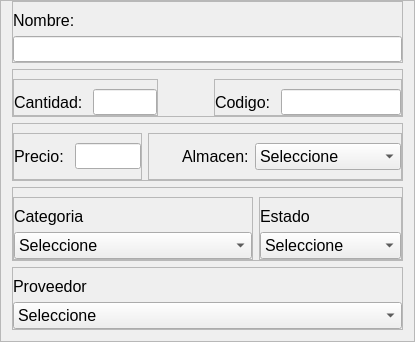
                         <widget class="QFrame" name="frame_33">
                          <property name="maximumSize">
                           <size>
                            <width>415</width>
                            <height>16777215</height>
                           </size>
                          </property>
                          <property name="frameShape">
                           <enum>QFrame::StyledPanel</enum>
                          </property>
                          <property name="frameShadow">
                           <enum>QFrame::Raised</enum>
                          </property>
                          <layout class="QVBoxLayout" name="verticalLayout_2">
                           <property name="topMargin">
                            <number>0</number>
                           </property>
                           <item>
                            <widget class="QFrame" name="frame_25">
                             <property name="minimumSize">
                              <size>
                               <width>0</width>
                               <height>45</height>
                              </size>
                             </property>
                             <property name="frameShape">
                              <enum>QFrame::StyledPanel</enum>
                             </property>
                             <property name="frameShadow">
                              <enum>QFrame::Raised</enum>
                             </property>
                             <layout class="QVBoxLayout" name="verticalLayout_21">
                              <property name="leftMargin">
                               <number>0</number>
                              </property>
                              <property name="topMargin">
                               <number>9</number>
                              </property>
                              <property name="rightMargin">
                               <number>0</number>
                              </property>
                              <property name="bottomMargin">
                               <number>0</number>
                              </property>
                              <item>
                               <widget class="QLabel" name="label_11">
                                <property name="font">
                                 <font>
                                  <pointsize>12</pointsize>
                                 </font>
                                </property>
                                <property name="text">
                                 <string>Nombre: </string>
                                </property>
                                <property name="alignment">
                                 <set>Qt::AlignLeading|Qt::AlignLeft|Qt::AlignVCenter</set>
                                </property>
                               </widget>
                              </item>
                              <item>
                               <widget class="QLineEdit" name="inputNombre">
                                <property name="font">
                                 <font>
                                  <pointsize>11</pointsize>
                                 </font>
                                </property>
                               </widget>
                              </item>
                             </layout>
                            </widget>
                           </item>
                           <item>
                            <widget class="QFrame" name="frame_34">
                             <property name="minimumSize">
                              <size>
                               <width>0</width>
                               <height>42</height>
                              </size>
                             </property>
                             <property name="frameShape">
                              <enum>QFrame::StyledPanel</enum>
                             </property>
                             <property name="frameShadow">
                              <enum>QFrame::Raised</enum>
                             </property>
                             <layout class="QHBoxLayout" name="horizontalLayout_25">
                              <property name="leftMargin">
                               <number>0</number>
                              </property>
                              <property name="topMargin">
                               <number>9</number>
                              </property>
                              <property name="rightMargin">
                               <number>0</number>
                              </property>
                              <property name="bottomMargin">
                               <number>0</number>
                              </property>
                              <item>
                               <widget class="QFrame" name="frame_23">
                                <property name="minimumSize">
                                 <size>
                                  <width>0</width>
                                  <height>35</height>
                                 </size>
                                </property>
                                <property name="maximumSize">
                                 <size>
                                  <width>145</width>
                                  <height>16777215</height>
                                 </size>
                                </property>
                                <property name="frameShape">
                                 <enum>QFrame::StyledPanel</enum>
                                </property>
                                <property name="frameShadow">
                                 <enum>QFrame::Raised</enum>
                                </property>
                                <layout class="QHBoxLayout" name="horizontalLayout_15">
                                 <property name="leftMargin">
                                  <number>0</number>
                                 </property>
                                 <property name="rightMargin">
                                  <number>0</number>
                                 </property>
                                 <property name="bottomMargin">
                                  <number>0</number>
                                 </property>
                                 <item>
                                  <widget class="QLabel" name="label_13">
                                   <property name="font">
                                    <font>
                                     <pointsize>12</pointsize>
                                    </font>
                                   </property>
                                   <property name="text">
                                    <string>Cantidad: </string>
                                   </property>
                                   <property name="alignment">
                                    <set>Qt::AlignLeading|Qt::AlignLeft|Qt::AlignVCenter</set>
                                   </property>
                                  </widget>
                                 </item>
                                 <item>
                                  <widget class="QLineEdit" name="inputCantidad">
                                   <property name="font">
                                    <font>
                                     <pointsize>11</pointsize>
                                    </font>
                                   </property>
                                  </widget>
                                 </item>
                                </layout>
                               </widget>
                              </item>
                              <item>
                               <spacer name="horizontalSpacer_2">
                                <property name="orientation">
                                 <enum>Qt::Horizontal</enum>
                                </property>
                                <property name="sizeHint" stdset="0">
                                 <size>
                                  <width>40</width>
                                  <height>20</height>
                                 </size>
                                </property>
                               </spacer>
                              </item>
                              <item>
                               <widget class="QFrame" name="frame_24">
                                <property name="minimumSize">
                                 <size>
                                  <width>0</width>
                                  <height>35</height>
                                 </size>
                                </property>
                                <property name="frameShape">
                                 <enum>QFrame::StyledPanel</enum>
                                </property>
                                <property name="frameShadow">
                                 <enum>QFrame::Raised</enum>
                                </property>
                                <layout class="QHBoxLayout" name="horizontalLayout_20">
                                 <property name="leftMargin">
                                  <number>0</number>
                                 </property>
                                 <property name="rightMargin">
                                  <number>0</number>
                                 </property>
                                 <property name="bottomMargin">
                                  <number>0</number>
                                 </property>
                                 <item>
                                  <widget class="QLabel" name="label_24">
                                   <property name="font">
                                    <font>
                                     <pointsize>12</pointsize>
                                    </font>
                                   </property>
                                   <property name="text">
                                    <string>Codigo: </string>
                                   </property>
                                   <property name="alignment">
                                    <set>Qt::AlignLeading|Qt::AlignLeft|Qt::AlignVCenter</set>
                                   </property>
                                  </widget>
                                 </item>
                                 <item>
                                  <widget class="QLineEdit" name="inputCodigo">
                                   <property name="maximumSize">
                                    <size>
                                     <width>120</width>
                                     <height>16777215</height>
                                    </size>
                                   </property>
                                   <property name="font">
                                    <font>
                                     <pointsize>11</pointsize>
                                    </font>
                                   </property>
                                  </widget>
                                 </item>
                                </layout>
                               </widget>
                              </item>
                             </layout>
                            </widget>
                           </item>
                           <item>
                            <widget class="QFrame" name="frame_40">
                             <property name="minimumSize">
                              <size>
                               <width>0</width>
                               <height>42</height>
                              </size>
                             </property>
                             <property name="frameShape">
                              <enum>QFrame::StyledPanel</enum>
                             </property>
                             <property name="frameShadow">
                              <enum>QFrame::Raised</enum>
                             </property>
                             <layout class="QHBoxLayout" name="horizontalLayout_27">
                              <property name="leftMargin">
                               <number>0</number>
                              </property>
                              <property name="topMargin">
                               <number>9</number>
                              </property>
                              <property name="rightMargin">
                               <number>0</number>
                              </property>
                              <property name="bottomMargin">
                               <number>0</number>
                              </property>
                              <item>
                               <widget class="QFrame" name="frame_41">
                                <property name="minimumSize">
                                 <size>
                                  <width>0</width>
                                  <height>35</height>
                                 </size>
                                </property>
                                <property name="maximumSize">
                                 <size>
                                  <width>136</width>
                                  <height>16777215</height>
                                 </size>
                                </property>
                                <property name="frameShape">
                                 <enum>QFrame::StyledPanel</enum>
                                </property>
                                <property name="frameShadow">
                                 <enum>QFrame::Raised</enum>
                                </property>
                                <layout class="QHBoxLayout" name="horizontalLayout_28">
                                 <property name="leftMargin">
                                  <number>0</number>
                                 </property>
                                 <property name="rightMargin">
                                  <number>0</number>
                                 </property>
                                 <item>
                                  <widget class="QLabel" name="label_33">
                                   <property name="font">
                                    <font>
                                     <pointsize>12</pointsize>
                                    </font>
                                   </property>
                                   <property name="text">
                                    <string>Precio: </string>
                                   </property>
                                   <property name="alignment">
                                    <set>Qt::AlignLeading|Qt::AlignLeft|Qt::AlignVCenter</set>
                                   </property>
                                  </widget>
                                 </item>
                                 <item>
                                  <widget class="QLineEdit" name="inputPrecio">
                                   <property name="font">
                                    <font>
                                     <pointsize>11</pointsize>
                                    </font>
                                   </property>
                                  </widget>
                                 </item>
                                </layout>
                               </widget>
                              </item>
                              <item>
                               <widget class="QFrame" name="frame_42">
                                <property name="minimumSize">
                                 <size>
                                  <width>0</width>
                                  <height>35</height>
                                 </size>
                                </property>
                                <property name="frameShape">
                                 <enum>QFrame::StyledPanel</enum>
                                </property>
                                <property name="frameShadow">
                                 <enum>QFrame::Raised</enum>
                                </property>
                                <layout class="QHBoxLayout" name="horizontalLayout_29">
                                 <property name="leftMargin">
                                  <number>0</number>
                                 </property>
                                 <property name="rightMargin">
                                  <number>0</number>
                                 </property>
                                 <item>
                                  <spacer name="horizontalSpacer_3">
                                   <property name="orientation">
                                    <enum>Qt::Horizontal</enum>
                                   </property>
                                   <property name="sizeHint" stdset="0">
                                    <size>
                                     <width>40</width>
                                     <height>20</height>
                                    </size>
                                   </property>
                                  </spacer>
                                 </item>
                                 <item>
                                  <widget class="QLabel" name="label_34">
                                   <property name="font">
                                    <font>
                                     <pointsize>12</pointsize>
                                    </font>
                                   </property>
                                   <property name="text">
                                    <string>Almacen:</string>
                                   </property>
                                   <property name="alignment">
                                    <set>Qt::AlignLeading|Qt::AlignLeft|Qt::AlignVCenter</set>
                                   </property>
                                  </widget>
                                 </item>
                                 <item>
                                  <widget class="QComboBox" name="inputAlmacen">
                                   <property name="minimumSize">
                                    <size>
                                     <width>146</width>
                                     <height>0</height>
                                    </size>
                                   </property>
                                   <property name="font">
                                    <font>
                                     <pointsize>12</pointsize>
                                    </font>
                                   </property>
                                   <item>
                                    <property name="text">
                                     <string>Seleccione</string>
                                    </property>
                                   </item>
                                  </widget>
                                 </item>
                                </layout>
                               </widget>
                              </item>
                             </layout>
                            </widget>
                           </item>
                           <item>
                            <widget class="QFrame" name="frame_38">
                             <property name="minimumSize">
                              <size>
                               <width>0</width>
                               <height>42</height>
                              </size>
                             </property>
                             <property name="frameShape">
                              <enum>QFrame::StyledPanel</enum>
                             </property>
                             <property name="frameShadow">
                              <enum>QFrame::Raised</enum>
                             </property>
                             <layout class="QHBoxLayout" name="horizontalLayout_26">
                              <property name="leftMargin">
                               <number>0</number>
                              </property>
                              <property name="rightMargin">
                               <number>0</number>
                              </property>
                              <property name="bottomMargin">
                               <number>0</number>
                              </property>
                              <item>
                               <widget class="QFrame" name="frame_35">
                                <property name="minimumSize">
                                 <size>
                                  <width>240</width>
                                  <height>42</height>
                                 </size>
                                </property>
                                <property name="frameShape">
                                 <enum>QFrame::StyledPanel</enum>
                                </property>
                                <property name="frameShadow">
                                 <enum>QFrame::Raised</enum>
                                </property>
                                <layout class="QVBoxLayout" name="verticalLayout_22">
                                 <property name="leftMargin">
                                  <number>0</number>
                                 </property>
                                 <property name="topMargin">
                                  <number>9</number>
                                 </property>
                                 <property name="rightMargin">
                                  <number>0</number>
                                 </property>
                                 <property name="bottomMargin">
                                  <number>0</number>
                                 </property>
                                 <item>
                                  <widget class="QLabel" name="label_12">
                                   <property name="font">
                                    <font>
                                     <pointsize>12</pointsize>
                                    </font>
                                   </property>
                                   <property name="text">
                                    <string>Categoria</string>
                                   </property>
                                   <property name="alignment">
                                    <set>Qt::AlignLeading|Qt::AlignLeft|Qt::AlignVCenter</set>
                                   </property>
                                  </widget>
                                 </item>
                                 <item>
                                  <widget class="QComboBox" name="inputCategoria">
                                   <property name="font">
                                    <font>
                                     <pointsize>12</pointsize>
                                    </font>
                                   </property>
                                   <item>
                                    <property name="text">
                                     <string>Seleccione</string>
                                    </property>
                                   </item>
                                  </widget>
                                 </item>
                                </layout>
                               </widget>
                              </item>
                              <item>
                               <widget class="QFrame" name="frame_37">
                                <property name="minimumSize">
                                 <size>
                                  <width>0</width>
                                  <height>42</height>
                                 </size>
                                </property>
                                <property name="frameShape">
                                 <enum>QFrame::StyledPanel</enum>
                                </property>
                                <property name="frameShadow">
                                 <enum>QFrame::Raised</enum>
                                </property>
                                <layout class="QVBoxLayout" name="verticalLayout_24">
                                 <property name="leftMargin">
                                  <number>0</number>
                                 </property>
                                 <property name="topMargin">
                                  <number>9</number>
                                 </property>
                                 <property name="rightMargin">
                                  <number>0</number>
                                 </property>
                                 <property name="bottomMargin">
                                  <number>0</number>
                                 </property>
                                 <item>
                                  <widget class="QLabel" name="label_31">
                                   <property name="font">
                                    <font>
                                     <pointsize>12</pointsize>
                                    </font>
                                   </property>
                                   <property name="text">
                                    <string>Estado</string>
                                   </property>
                                   <property name="alignment">
                                    <set>Qt::AlignLeading|Qt::AlignLeft|Qt::AlignVCenter</set>
                                   </property>
                                  </widget>
                                 </item>
                                 <item>
                                  <widget class="QComboBox" name="inputEstado">
                                   <property name="font">
                                    <font>
                                     <pointsize>12</pointsize>
                                    </font>
                                   </property>
                                   <item>
                                    <property name="text">
                                     <string>Seleccione</string>
                                    </property>
                                   </item>
                                  </widget>
                                 </item>
                                </layout>
                               </widget>
                              </item>
                             </layout>
                            </widget>
                           </item>
                           <item>
                            <widget class="QFrame" name="frame_39">
                             <property name="minimumSize">
                              <size>
                               <width>0</width>
                               <height>42</height>
                              </size>
                             </property>
                             <property name="frameShape">
                              <enum>QFrame::StyledPanel</enum>
                             </property>
                             <property name="frameShadow">
                              <enum>QFrame::Raised</enum>
                             </property>
                             <layout class="QVBoxLayout" name="verticalLayout_25">
                              <property name="leftMargin">
                               <number>0</number>
                              </property>
                              <property name="topMargin">
                               <number>9</number>
                              </property>
                              <property name="rightMargin">
                               <number>0</number>
                              </property>
                              <property name="bottomMargin">
                               <number>0</number>
                              </property>
                              <item>
                               <widget class="QLabel" name="label_32">
                                <property name="font">
                                 <font>
                                  <pointsize>12</pointsize>
                                 </font>
                                </property>
                                <property name="text">
                                 <string>Proveedor</string>
                                </property>
                                <property name="alignment">
                                 <set>Qt::AlignLeading|Qt::AlignLeft|Qt::AlignVCenter</set>
                                </property>
                               </widget>
                              </item>
                              <item>
                               <widget class="QComboBox" name="inputProveedor">
                                <property name="font">
                                 <font>
                                  <pointsize>12</pointsize>
                                 </font>
                                </property>
                                <item>
                                 <property name="text">
                                  <string>Seleccione</string>
                                 </property>
                                </item>
                               </widget>
                              </item>
                             </layout>
                            </widget>
                           </item>
                          </layout>
                         </widget>
